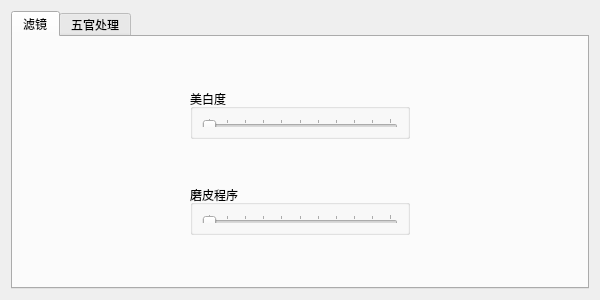
<?xml version="1.0" encoding="UTF-8"?>
<ui version="4.0">
 <class>Dialog</class>
 <widget class="QDialog" name="Dialog">
  <property name="geometry">
   <rect>
    <x>0</x>
    <y>0</y>
    <width>600</width>
    <height>300</height>
   </rect>
  </property>
  <property name="windowTitle">
   <string>图像处理</string>
  </property>
  <layout class="QGridLayout" name="gridLayout">
   <item row="0" column="0">
    <widget class="QTabWidget" name="tabWidget">
     <property name="currentIndex">
      <number>0</number>
     </property>
     <widget class="QWidget" name="tab">
      <attribute name="title">
       <string>滤镜</string>
      </attribute>
      <layout class="QGridLayout" name="gridLayout_2">
       <item row="0" column="1">
        <spacer name="verticalSpacer">
         <property name="orientation">
          <enum>Qt::Vertical</enum>
         </property>
         <property name="sizeHint" stdset="0">
          <size>
           <width>20</width>
           <height>36</height>
          </size>
         </property>
        </spacer>
       </item>
       <item row="1" column="0">
        <spacer name="horizontalSpacer">
         <property name="orientation">
          <enum>Qt::Horizontal</enum>
         </property>
         <property name="sizeHint" stdset="0">
          <size>
           <width>159</width>
           <height>20</height>
          </size>
         </property>
        </spacer>
       </item>
       <item row="1" column="1">
        <layout class="QVBoxLayout" name="verticalLayout">
         <item>
          <widget class="QGroupBox" name="groupBox">
           <property name="minimumSize">
            <size>
             <width>220</width>
             <height>50</height>
            </size>
           </property>
           <property name="maximumSize">
            <size>
             <width>220</width>
             <height>50</height>
            </size>
           </property>
           <property name="title">
            <string>美白度</string>
           </property>
           <layout class="QVBoxLayout" name="verticalLayout_2">
            <item>
             <widget class="QSlider" name="horizontalSlider">
              <property name="focusPolicy">
               <enum>Qt::StrongFocus</enum>
              </property>
              <property name="contextMenuPolicy">
               <enum>Qt::DefaultContextMenu</enum>
              </property>
              <property name="acceptDrops">
               <bool>false</bool>
              </property>
              <property name="maximum">
               <number>100</number>
              </property>
              <property name="orientation">
               <enum>Qt::Horizontal</enum>
              </property>
              <property name="tickPosition">
               <enum>QSlider::TicksAbove</enum>
              </property>
             </widget>
            </item>
           </layout>
          </widget>
         </item>
         <item>
          <spacer name="verticalSpacer_3">
           <property name="orientation">
            <enum>Qt::Vertical</enum>
           </property>
           <property name="sizeHint" stdset="0">
            <size>
             <width>20</width>
             <height>40</height>
            </size>
           </property>
          </spacer>
         </item>
         <item>
          <widget class="QGroupBox" name="groupBox_2">
           <property name="minimumSize">
            <size>
             <width>220</width>
             <height>50</height>
            </size>
           </property>
           <property name="maximumSize">
            <size>
             <width>220</width>
             <height>50</height>
            </size>
           </property>
           <property name="title">
            <string>磨皮程序</string>
           </property>
           <layout class="QVBoxLayout" name="verticalLayout_3">
            <item>
             <widget class="QSlider" name="horizontalSlider_2">
              <property name="maximum">
               <number>100</number>
              </property>
              <property name="orientation">
               <enum>Qt::Horizontal</enum>
              </property>
              <property name="tickPosition">
               <enum>QSlider::TicksAbove</enum>
              </property>
             </widget>
            </item>
           </layout>
          </widget>
         </item>
        </layout>
       </item>
       <item row="1" column="2">
        <spacer name="horizontalSpacer_2">
         <property name="orientation">
          <enum>Qt::Horizontal</enum>
         </property>
         <property name="sizeHint" stdset="0">
          <size>
           <width>159</width>
           <height>20</height>
          </size>
         </property>
        </spacer>
       </item>
       <item row="2" column="1">
        <spacer name="verticalSpacer_2">
         <property name="orientation">
          <enum>Qt::Vertical</enum>
         </property>
         <property name="sizeHint" stdset="0">
          <size>
           <width>20</width>
           <height>36</height>
          </size>
         </property>
        </spacer>
       </item>
      </layout>
     </widget>
     <widget class="QWidget" name="tab_2">
      <attribute name="title">
       <string>五官处理</string>
      </attribute>
      <layout class="QGridLayout" name="gridLayout_5">
       <item row="0" column="1">
        <spacer name="verticalSpacer_10">
         <property name="orientation">
          <enum>Qt::Vertical</enum>
         </property>
         <property name="sizeHint" stdset="0">
          <size>
           <width>20</width>
           <height>37</height>
          </size>
         </property>
        </spacer>
       </item>
       <item row="1" column="0">
        <spacer name="horizontalSpacer_6">
         <property name="orientation">
          <enum>Qt::Horizontal</enum>
         </property>
         <property name="sizeHint" stdset="0">
          <size>
           <width>31</width>
           <height>20</height>
          </size>
         </property>
        </spacer>
       </item>
       <item row="1" column="1" rowspan="2" colspan="2">
        <layout class="QGridLayout" name="gridLayout_4">
         <item row="2" column="0">
          <widget class="QGroupBox" name="groupBox_7">
           <property name="minimumSize">
            <size>
             <width>220</width>
             <height>50</height>
            </size>
           </property>
           <property name="maximumSize">
            <size>
             <width>220</width>
             <height>50</height>
            </size>
           </property>
           <property name="title">
            <string>嘴巴</string>
           </property>
           <layout class="QVBoxLayout" name="verticalLayout_10">
            <item>
             <widget class="QSlider" name="horizontalSlider_8">
              <property name="maximum">
               <number>100</number>
              </property>
              <property name="sliderPosition">
               <number>0</number>
              </property>
              <property name="orientation">
               <enum>Qt::Horizontal</enum>
              </property>
              <property name="tickPosition">
               <enum>QSlider::TicksAbove</enum>
              </property>
             </widget>
            </item>
           </layout>
          </widget>
         </item>
         <item row="0" column="2">
          <widget class="QGroupBox" name="groupBox_6">
           <property name="minimumSize">
            <size>
             <width>220</width>
             <height>50</height>
            </size>
           </property>
           <property name="maximumSize">
            <size>
             <width>220</width>
             <height>50</height>
            </size>
           </property>
           <property name="title">
            <string>眼睛</string>
           </property>
           <layout class="QVBoxLayout" name="verticalLayout_9">
            <item>
             <widget class="QSlider" name="horizontalSlider_7">
              <property name="maximum">
               <number>100</number>
              </property>
              <property name="sliderPosition">
               <number>0</number>
              </property>
              <property name="orientation">
               <enum>Qt::Horizontal</enum>
              </property>
              <property name="tickPosition">
               <enum>QSlider::TicksAbove</enum>
              </property>
             </widget>
            </item>
           </layout>
          </widget>
         </item>
         <item row="0" column="1">
          <spacer name="horizontalSpacer_5">
           <property name="orientation">
            <enum>Qt::Horizontal</enum>
           </property>
           <property name="sizeHint" stdset="0">
            <size>
             <width>40</width>
             <height>20</height>
            </size>
           </property>
          </spacer>
         </item>
         <item row="2" column="2">
          <widget class="QGroupBox" name="groupBox_8">
           <property name="minimumSize">
            <size>
             <width>220</width>
             <height>50</height>
            </size>
           </property>
           <property name="maximumSize">
            <size>
             <width>220</width>
             <height>50</height>
            </size>
           </property>
           <property name="title">
            <string>眉毛</string>
           </property>
           <layout class="QVBoxLayout" name="verticalLayout_11">
            <item>
             <widget class="QSlider" name="horizontalSlider_9">
              <property name="maximum">
               <number>100</number>
              </property>
              <property name="sliderPosition">
               <number>0</number>
              </property>
              <property name="orientation">
               <enum>Qt::Horizontal</enum>
              </property>
              <property name="tickPosition">
               <enum>QSlider::TicksAbove</enum>
              </property>
             </widget>
            </item>
           </layout>
          </widget>
         </item>
         <item row="0" column="0">
          <widget class="QGroupBox" name="groupBox_5">
           <property name="enabled">
            <bool>true</bool>
           </property>
           <property name="minimumSize">
            <size>
             <width>220</width>
             <height>50</height>
            </size>
           </property>
           <property name="maximumSize">
            <size>
             <width>220</width>
             <height>50</height>
            </size>
           </property>
           <property name="title">
            <string>脸型</string>
           </property>
           <layout class="QVBoxLayout" name="verticalLayout_8">
            <item>
             <widget class="QSlider" name="horizontalSlider_6">
              <property name="maximum">
               <number>100</number>
              </property>
              <property name="sliderPosition">
               <number>0</number>
              </property>
              <property name="orientation">
               <enum>Qt::Horizontal</enum>
              </property>
              <property name="tickPosition">
               <enum>QSlider::TicksAbove</enum>
              </property>
             </widget>
            </item>
           </layout>
          </widget>
         </item>
         <item row="1" column="0">
          <spacer name="verticalSpacer_8">
           <property name="orientation">
            <enum>Qt::Vertical</enum>
           </property>
           <property name="sizeHint" stdset="0">
            <size>
             <width>20</width>
             <height>40</height>
            </size>
           </property>
          </spacer>
         </item>
         <item row="1" column="2">
          <spacer name="verticalSpacer_13">
           <property name="orientation">
            <enum>Qt::Vertical</enum>
           </property>
           <property name="sizeHint" stdset="0">
            <size>
             <width>20</width>
             <height>40</height>
            </size>
           </property>
          </spacer>
         </item>
         <item row="1" column="1">
          <spacer name="horizontalSpacer_10">
           <property name="orientation">
            <enum>Qt::Horizontal</enum>
           </property>
           <property name="sizeHint" stdset="0">
            <size>
             <width>40</width>
             <height>20</height>
            </size>
           </property>
          </spacer>
         </item>
         <item row="2" column="1">
          <spacer name="horizontalSpacer_11">
           <property name="orientation">
            <enum>Qt::Horizontal</enum>
           </property>
           <property name="sizeHint" stdset="0">
            <size>
             <width>40</width>
             <height>20</height>
            </size>
           </property>
          </spacer>
         </item>
        </layout>
       </item>
       <item row="2" column="3">
        <spacer name="horizontalSpacer_7">
         <property name="orientation">
          <enum>Qt::Horizontal</enum>
         </property>
         <property name="sizeHint" stdset="0">
          <size>
           <width>32</width>
           <height>20</height>
          </size>
         </property>
        </spacer>
       </item>
       <item row="3" column="2">
        <spacer name="verticalSpacer_9">
         <property name="orientation">
          <enum>Qt::Vertical</enum>
         </property>
         <property name="sizeHint" stdset="0">
          <size>
           <width>20</width>
           <height>37</height>
          </size>
         </property>
        </spacer>
       </item>
       <item row="0" column="2">
        <spacer name="verticalSpacer_11">
         <property name="orientation">
          <enum>Qt::Vertical</enum>
         </property>
         <property name="sizeHint" stdset="0">
          <size>
           <width>20</width>
           <height>40</height>
          </size>
         </property>
        </spacer>
       </item>
       <item row="3" column="1">
        <spacer name="verticalSpacer_12">
         <property name="orientation">
          <enum>Qt::Vertical</enum>
         </property>
         <property name="sizeHint" stdset="0">
          <size>
           <width>20</width>
           <height>40</height>
          </size>
         </property>
        </spacer>
       </item>
       <item row="2" column="0">
        <spacer name="horizontalSpacer_8">
         <property name="orientation">
          <enum>Qt::Horizontal</enum>
         </property>
         <property name="sizeHint" stdset="0">
          <size>
           <width>40</width>
           <height>20</height>
          </size>
         </property>
        </spacer>
       </item>
       <item row="1" column="3">
        <spacer name="horizontalSpacer_9">
         <property name="orientation">
          <enum>Qt::Horizontal</enum>
         </property>
         <property name="sizeHint" stdset="0">
          <size>
           <width>40</width>
           <height>20</height>
          </size>
         </property>
        </spacer>
       </item>
      </layout>
     </widget>
    </widget>
   </item>
  </layout>
 </widget>
 <resources/>
 <connections/>
</ui>
